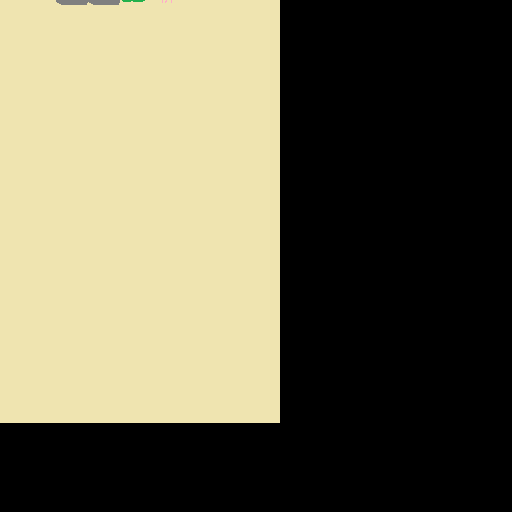

The image is a tile-based game level rendered from a .tmx file. Its description and complete source (layers, tilesets, objects, tile grids) follow:
An orthogonal 16x16 tile map with 32x32 px tiles, 1 tile layer (top layer).

<map version="1.0" orientation="orthogonal" renderorder="right-down" width="16" height="16" tilewidth="32" tileheight="32" nextobjectid="1">
 <tileset firstgid="1" name="bubbleneer exportable tileset" tilewidth="32" tileheight="32" tilecount="22" columns="0">
  <tile id="0">
   <properties>
    <property name="name" value="000" />
   </properties>
   <image width="32" height="32" source="../tilesets/images/empty - 000.png" />
  </tile>
  <tile id="1">
   <properties>
    <property name="name" value="GAN" />
   </properties>
   <image width="32" height="32" source="../tilesets/images/sand - GAN.png" />
  </tile>
  <tile id="2">
   <properties>
    <property name="name" value="PAE" />
   </properties>
   <image width="32" height="32" source="../tilesets/images/emitter - PA_/emitter E.png" />
  </tile>
  <tile id="3">
   <properties>
    <property name="name" value="PAN" />
   </properties>
   <image width="32" height="32" source="../tilesets/images/emitter - PA_/emitter N.png" />
  </tile>
  <tile id="4">
   <properties>
    <property name="name" value="PAS" />
   </properties>
   <image width="32" height="32" source="../tilesets/images/emitter - PA_/emitter S.png" />
  </tile>
  <tile id="5">
   <properties>
    <property name="name" value="PAW" />
   </properties>
   <image width="32" height="32" source="../tilesets/images/emitter - PA_/emitter W.png" />
  </tile>
  <tile id="6">
   <properties>
    <property name="name" value="PBE" />
   </properties>
   <image width="32" height="32" source="../tilesets/images/receiver - PB_/receiver E.png" />
  </tile>
  <tile id="7">
   <properties>
    <property name="name" value="PBN" />
   </properties>
   <image width="32" height="32" source="../tilesets/images/receiver - PB_/receiver N.png" />
  </tile>
  <tile id="8">
   <properties>
    <property name="name" value="PBS" />
   </properties>
   <image width="32" height="32" source="../tilesets/images/receiver - PB_/receiver S.png" />
  </tile>
  <tile id="9">
   <properties>
    <property name="name" value="PBW" />
   </properties>
   <image width="32" height="32" source="../tilesets/images/receiver - PB_/receiver W.png" />
  </tile>
  <tile id="10">
   <properties>
    <property name="name" value="PCE" />
   </properties>
   <image width="32" height="32" source="../tilesets/images/static elbow pipe - PC_/static elbow pipe E.png" />
  </tile>
  <tile id="11">
   <properties>
    <property name="name" value="PCN" />
   </properties>
   <image width="32" height="32" source="../tilesets/images/static elbow pipe - PC_/static elbow pipe N.png" />
  </tile>
  <tile id="12">
   <properties>
    <property name="name" value="PCS" />
   </properties>
   <image width="32" height="32" source="../tilesets/images/static elbow pipe - PC_/static elbow pipe S.png" />
  </tile>
  <tile id="13">
   <properties>
    <property name="name" value="PCW" />
   </properties>
   <image width="32" height="32" source="../tilesets/images/static elbow pipe - PC_/static elbow pipe W.png" />
  </tile>
  <tile id="14">
   <properties>
    <property name="name" value="PDE" />
   </properties>
   <image width="32" height="32" source="../tilesets/images/static straigh pipe - PD_/static straight pipe E.png" />
  </tile>
  <tile id="15">
   <properties>
    <property name="name" value="PDN" />
   </properties>
   <image width="32" height="32" source="../tilesets/images/static straigh pipe - PD_/static straight pipe N.png" />
  </tile>
  <tile id="16">
   <properties>
    <property name="name" value="PDS" />
   </properties>
   <image width="32" height="32" source="../tilesets/images/static straigh pipe - PD_/static straight pipe S.png" />
  </tile>
  <tile id="17">
   <properties>
    <property name="name" value="PDW" />
   </properties>
   <image width="32" height="32" source="../tilesets/images/static straigh pipe - PD_/static straight pipe W.png" />
  </tile>
  <tile id="18">
   <properties>
    <property name="name" value="GFN" />
   </properties>
   <image width="32" height="32" source="../tilesets/images/rock - GF_/rock N.png" />
  </tile>
  <tile id="19">
   <properties>
    <property name="name" value="GDN" />
   </properties>
   <image width="32" height="32" source="../tilesets/images/rock with flower - GD_/rock with flower N.png" />
  </tile>
  <tile id="20">
   <properties>
    <property name="name" value="WAN" />
   </properties>
   <image width="32" height="32" source="../tilesets/images/seaweed - WA_/seaweed N.png" />
  </tile>
  <tile id="21">
   <properties>
    <property name="name" value="QAE" />
   </properties>
   <image width="32" height="32" source="../tilesets/images/jellyfish - QA_/jellyfish E.png" />
  </tile>
 </tileset>
 <layer name="top layer" width="16" height="16" offsetx="-232" offsety="-89">
  <data encoding="csv">
1,2,3,4,5,6,7,8,9,10,2,2,2,2,2,2,
2,2,2,2,2,2,2,2,2,2,2,2,2,2,2,2,
11,12,13,14,15,16,17,18,2,19,20,21,22,2,2,2,
2,2,2,2,2,2,2,2,2,2,2,2,2,2,2,2,
2,2,2,2,2,2,2,2,2,2,2,2,2,2,2,2,
2,2,2,2,2,2,2,2,2,2,2,2,2,2,2,2,
2,2,2,2,2,2,2,2,2,2,2,2,2,2,2,2,
2,2,2,2,2,2,2,2,2,2,2,2,2,2,2,2,
2,2,2,2,2,2,2,2,2,2,2,2,2,2,2,2,
2,2,2,2,2,2,2,2,2,2,2,2,2,2,2,2,
2,2,2,2,2,2,2,2,2,2,2,2,2,2,2,2,
2,2,2,2,2,2,2,2,2,2,2,2,2,2,2,2,
2,2,2,2,2,2,2,2,2,2,2,2,2,2,2,2,
2,2,2,2,2,2,2,2,2,2,2,2,2,2,2,2,
2,2,2,2,2,2,2,2,2,2,2,2,2,2,2,2,
2,2,2,2,2,2,2,2,2,2,2,2,2,2,2,2
</data>
 </layer>
</map>
